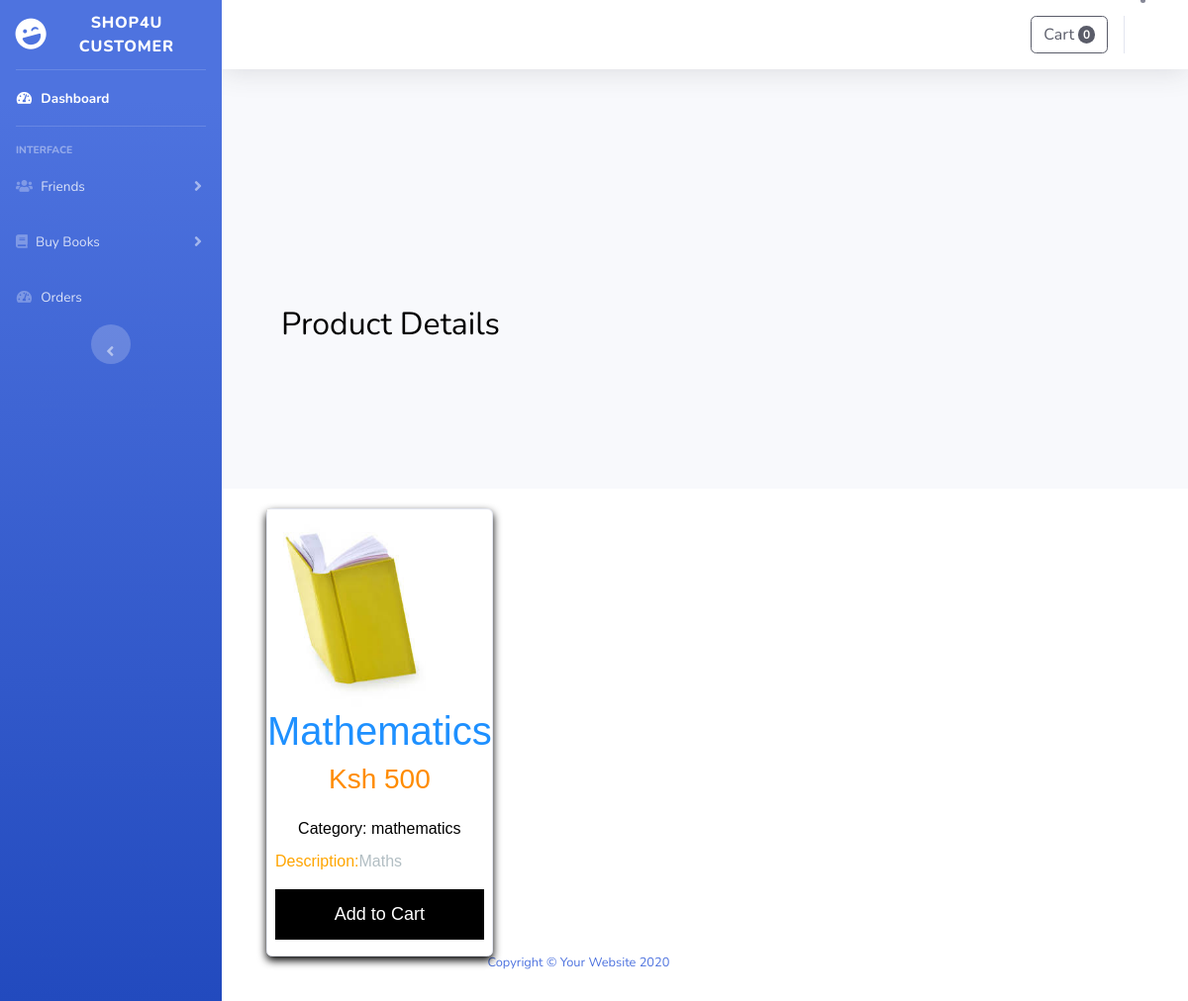
The page /customer/my-orders.php?id=24 on the database its author committed.
### tables this page shows
CREATE TABLE IF NOT EXISTS `books` (
  `bookId` int(11) NOT NULL,
  `title` varchar(200) NOT NULL,
  `author` varchar(200) NOT NULL,
  `description` varchar(200) NOT NULL,
  `category` varchar(200) NOT NULL,
  `price` double NOT NULL,
  `image` text NOT NULL,
  `bookstoreName` varchar(200) NOT NULL
);

CREATE TABLE IF NOT EXISTS `categories` (
  `categoryId` int(11) NOT NULL,
  `name` varchar(200) NOT NULL,
  `description` varchar(200) NOT NULL
);

### customer/my-orders.php (the view, shortened to what this page needs)
<!DOCTYPE html>
<html lang="en">
<?php include 'functions.php';
$user=$_SESSION['user']['username'];
$sql = "select * FROM orders where username = '$user'";
$mysqliStatus = $db->query($sql);
$rows_count_value = mysqli_num_rows($mysqliStatus);
?>
<head>
    <link rel="stylesheet" type="text/css" href="style.css">
    <link rel="stylesheet" type="text/css" href="../style1.css">
    <link href="vendor/fontawesome-free/css/all.min.css" rel="stylesheet" type="text/css">
    <link href="css/sb-admin-2.min.css" rel="stylesheet">
</head>
<body id="page-top">
    <div id="wrapper">
        <ul class="navbar-nav bg-gradient-primary sidebar sidebar-dark accordion" id="accordionSidebar">
            <a class="sidebar-brand d-flex align-items-center justify-content-center" href="index.html">
                <div class="sidebar-brand-icon rotate-n-15">
                    <i class="fas fa-laugh-wink"></i>
                </div>
                <div class="sidebar-brand-text mx-3">Shop4U Customer<sup></sup></div>
            </a>
            <hr class="sidebar-divider my-0">
            <li class="nav-item active">
                <a class="nav-link" href="index.php">
                    <i class="fas fa-fw fa-tachometer-alt"></i>
                    <span>Dashboard</span></a>
            </li>
            <hr class="sidebar-divider">
            <div class="sidebar-heading">
                Interface
            </div>
            <li class="nav-item">
                <a class="nav-link collapsed" href="#" data-toggle="collapse" data-target="#collapseTwo"
                    aria-expanded="true" aria-controls="collapseTwo">
                   <i class="fas fa-solid fa-users"></i>
                    <span>Friends</span>
                </a>
            </li>
             <li class="nav-item">
                <a class="nav-link collapsed" href="#" data-toggle="collapse" data-target="#collapseUtilities"
                    aria-expanded="true" aria-controls="collapseUtilities">
                    <i class="fas fa-solid fa-book"></i>
                    <span>Buy Books</span>
                </a>
            </li>
            <li class="nav-item">
                <a class="nav-link" href="order-list.php">
                    <i class="fas fa-fw fa-tachometer-alt"></i>
                    <span>Orders</span></a>
            </li>
            <div class="text-center d-none d-md-inline">
                <button class="rounded-circle border-0" id="sidebarToggle"></button>
            </div>
        </ul>
        <div id="content-wrapper" class="d-flex flex-column">
            <div id="content">
                <nav class="navbar navbar-expand navbar-light bg-white topbar mb-4 static-top shadow">
                        <div class="dflex">
                        <a class="btn btn-outline-dark" href="cart.php" type="submit">
                            Cart
                            <span class="badge bg-dark text-white ms-1 rounded-pill"><?php echo $rows_count_value; ?></span>
                        </a>
                    </div>
                        <li class="nav-item dropdown no-arrow">
                            <a class="nav-link dropdown-toggle" href="#" id="userDropdown" role="button"
                                data-toggle="dropdown" aria-haspopup="true" aria-expanded="false">
                            </a>
                        </li>
                </nav>
                             <div id="primary_right">
                <div class="title">
            <h2>Product Details</h2>
                    </div>
                    <br>
            <div class="ta">
            <div class="td">
            <div class="tb">
<?php
                            $id = $_GET['id'];
                            $result = mysql_query("SELECT* from books inner JOIN categories on books.category=categories.categoryId where bookId='$id'");
                            while($row = mysql_fetch_array($result)) {
                                echo '<div class="card">';
                            echo '<image src = "../admin/images/books/'.$row['image'].'" width="160" height="200">';
                            echo'<h1><font color="dodgerblue">'.$row['title'].'</font></h1>';
                            echo'<h3><font color="darkorange">Ksh '.$row['price'].'</h3></font>';
                            echo'<h2> <font color="black" size="3px">Category: '.$row['name'].'</h2></font>';
                            echo'<p><font color="orange">Description:</font>'.$row['description'].'</p>';
                            echo'<p><button><a href="add-to-cart.php?id='. $row['bookId'] . '"><font color="white" name="btn">Add to Cart</font></button></p>';
                            echo'</div>';
                            }
                            ?>
                    </div>
                </div>
            </div>
</body>
</html>
            <footer class="sticky-footer bg-white">
                <div class="container my-auto">
                    <div class="copyright text-center my-auto">
                        <span>Copyright &copy; Your Website 2020</span>
                    </div>
                </div>
            </footer>
</body>
</html>

### customer/style.css (style rules this page uses)
#primary_right { margin-top: 00px; text-align: center; margin-left:-255px; min-height:500px; overflow:hidden; }
.title { margin-top: 200px; color: black; text-align: left; padding: 15px; margin-left: 280px; border-radius: 5px; margin-right: 20px; text-indent: 20px; clear: all; }
.dflex { clear: all; justify-content: center; text-align: center; }
.ta { margin-left: 280px; margin-right: 20px; margin-bottom: 100px; }
.td { width: 100%; float: left; margin-top: 100px; border-radius: 5px; clear: both; }
.tb { padding: 20px; }
.card { box-shadow: 0 4px 8px 0 rgba(0,0,0.2); text-align: center; justify-content: center; clear: all; text-align: center; font-family: arial; float: left; }
.card button { border:none; outline: 0; padding: 12px; color: white; background-color: #000; text-align: center; cursor: pointer; width: 100%; font-size: 18px; }
.card p { text-align: left; }

### style1.css (style rules this page uses)
a { text-decoration: none; }
p { text-align: center; color: #b2bec3; padding: 0 8px; text-decoration: none; }
button { text-align: center; font-size: 24px; color: #fff; width: 100%; padding: 15px; border:0px; outline: none; cursor: pointer; margin-top: 5px; border-bottom-right-radius: 10px; border-bottom-left-radius: 10px; }

### rows shown on the page
books: image (picture), title "Mathematics", price "500", categories.name "mathematics", categories.description "Maths"

### other values the page prints
$rows_count_value "0"
